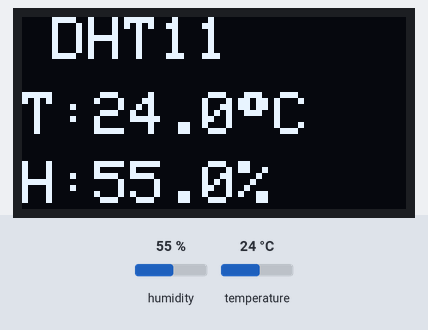
Bench run of a sketch on a simulated Arduino Uno, built with avr-gcc and run on an emulated ATmega328P. On the bench: 128×64 one-colour display. The inputs (shaded band) are chosen by the test bench; at power-on: humidity 55 %, temperature 24 °C. What the sketch prints to the serial monitor is not drawn.

Above: at 2.9 s.
3.0 s: humidity set to 22 %
At 5.4 s:
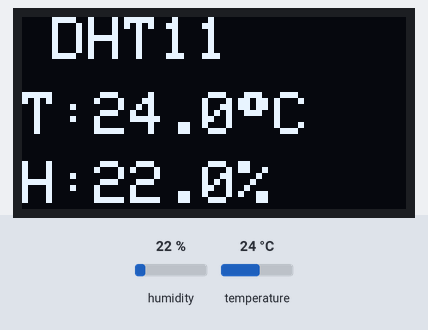
5.8 s: temperature set to 12 °C
At 6.5 s:
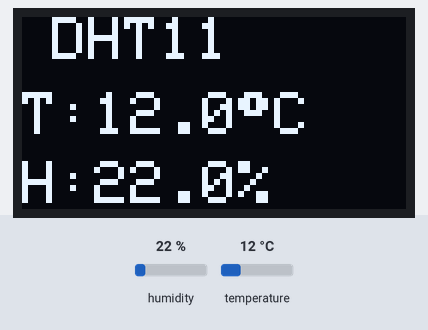
8.6 s: humidity set to 40 %
At 11.1 s:
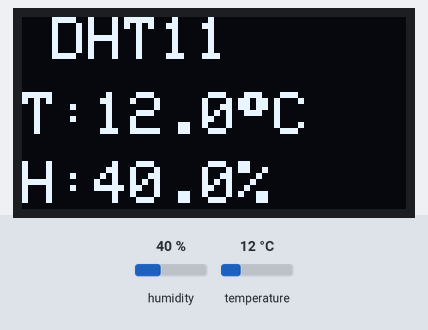
11.8 s: temperature set to 19 °C
At 13.4 s:
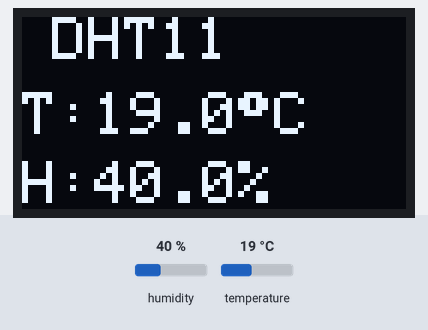
Timing chart, 0 to 14.9 s (numbered marks = the images above; inputs shaded):
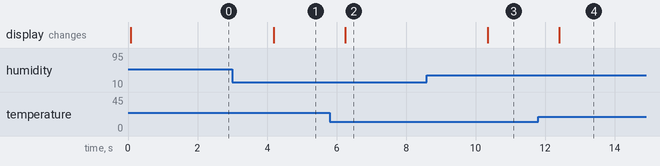

The sketch:

exp-2.ino
```cpp
#include <Wire.h>
#include <Adafruit_GFX.h>
#include <Adafruit_SSD1306.h>
#include <DHT.h>

#define SCREEN_WIDTH 128
#define SCREEN_HEIGHT 64
#define OLED_RESET -1
#define SCREEN_ADDRESS 0x3C

#define DHTPIN 2
#define DHTTYPE DHT11

Adafruit_SSD1306 display(SCREEN_WIDTH, SCREEN_HEIGHT, &Wire, OLED_RESET);
DHT dht(DHTPIN, DHTTYPE);

void setup() {
  Serial.begin(9600);

  dht.begin();

  if (!display.begin(SSD1306_SWITCHCAPVCC, SCREEN_ADDRESS)) {
    Serial.println("OLED initialization failed");
    while (1);
  }

  display.clearDisplay();
  display.setTextColor(SSD1306_WHITE);
}

void loop() {

  float humidity = dht.readHumidity();
  float temperature = dht.readTemperature();

  if (isnan(humidity) || isnan(temperature)) {
    display.clearDisplay();
    display.setTextSize(1);
    display.setCursor(0,20);
    display.println("DHT11 Error!");
    display.display();

    Serial.println("Failed to read DHT11");
    delay(2000);
    return;
  }

  Serial.print("Temperature: ");
  Serial.print(temperature);
  Serial.print(" C   Humidity: ");
  Serial.print(humidity);
  Serial.println(" %");

  display.clearDisplay();

  display.setTextSize(2);
  display.setCursor(10,0);
  display.println("DHT11");

  display.setTextSize(2);
  display.setCursor(0,25);
  display.print("T:");
  display.print(temperature,1);
  display.print((char)247);   // Degree symbol
  display.print("C");

  display.setCursor(0,48);
  display.print("H:");
  display.print(humidity,1);
  display.print("%");

  display.display();

  delay(2000);
}
```

Measured:
- after the input at 3.0 s, the display: changes after 1.2 s (image 1)
- after the input at 5.8 s, the display: changes after 0.44 s (image 2)
- after the input at 8.6 s, the display: changes after 1.8 s (image 3)
- after the input at 11.8 s, the display: changes after 0.60 s (image 4)
